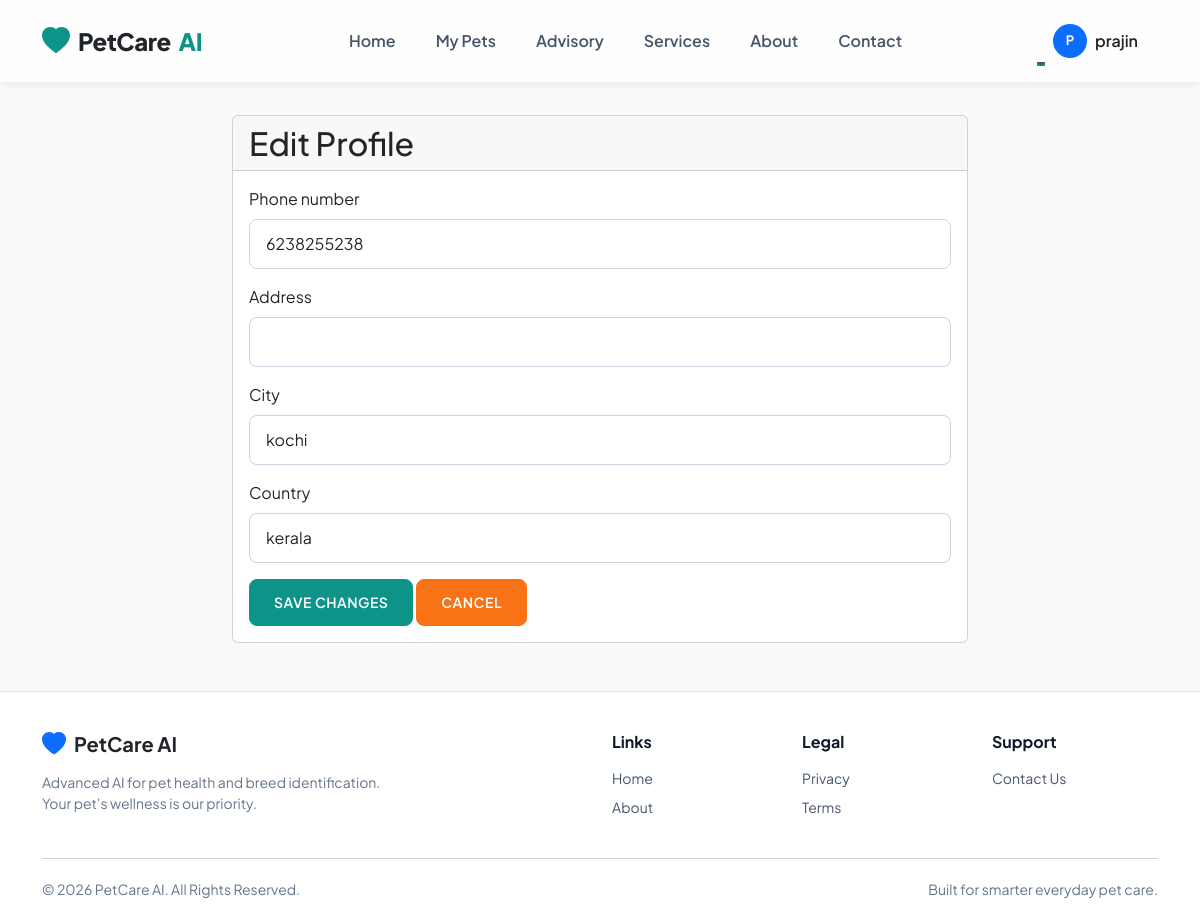
The app's page /accounts/profile/edit/ (signed in) with its own data.
### accounts/models.py (models this page shows, shortened)
class UserProfile(models.Model):
    user = models.OneToOneField(User, on_delete=models.CASCADE, related_name="profile")
    phone_number = models.CharField(max_length=20, blank=True)
    address = models.CharField(max_length=255, blank=True)
    city = models.CharField(max_length=100, blank=True)
    country = models.CharField(max_length=100, blank=True)
    created_at = models.DateTimeField(auto_now_add=True)

### accounts/views.py (the view)
# urls.py: path("profile/edit/", edit_profile, name="profile_edit"),
@login_required
def edit_profile(request):
    profile_obj, _ = UserProfile.objects.get_or_create(user=request.user)
    if request.method == "POST":
        form = UserProfileForm(request.POST, instance=profile_obj)
        if form.is_valid():
            form.save()
            return redirect("accounts:profile")
    else:
        form = UserProfileForm(instance=profile_obj)
    return render(request, "accounts/profile_edit.html", {"form": form})

### accounts/forms.py
class UserProfileForm(forms.ModelForm):
    class Meta:
        model = UserProfile
        fields = ("phone_number", "address", "city", "country")
    def __init__(self, *args, **kwargs):
        super().__init__(*args, **kwargs)
        for field in self.fields:
            self.fields[field].widget.attrs.update({'class': 'form-control'})

### templates/accounts/profile_edit.html (shortened to what this page needs)
{% extends "base.html" %}
{% block content %}
<div class="row justify-content-center">
    <div class="col-md-8">
        <div class="card">
            <div class="card-header">
                <h2 class="mb-0">Edit Profile</h2>
            </div>
            <div class="card-body">
                <form method="post">
                    {% for field in form %}
                        <div class="mb-3">
                            <label class="form-label" for="{{ field.id_for_label }}">{{ field.label }}</label>
                            {{ field }}
                        </div>
                    {% endfor %}
                    <button type="submit" class="btn btn-primary">Save changes</button>
                    <a href="{% url 'accounts:profile' %}" class="btn btn-secondary">Cancel</a>
                </form>
            </div>
        </div>
    </div>
</div>
{% endblock %}

### templates/base.html (shortened to what this page needs)
<!DOCTYPE html>
<html lang="en">
<head>
    <link href="https://cdn.jsdelivr.net/npm/bootstrap@5.3.3/dist/css/bootstrap.min.css" rel="stylesheet">
    {% load static %}
    <link rel="stylesheet" href="{% static 'css/custom.css' %}?v=1.5">
</head>
<body class="{% block body_class %}{% endblock %}">
<nav class="navbar navbar-expand-lg navbar-light sticky-top py-3">
    <div class="container">
        <a class="navbar-brand d-flex align-items-center gap-2 text-primary" href="{% url 'home' %}">
            <svg xmlns="http://www.w3.org/2000/svg" width="28" height="28" fill="currentColor" class="bi bi-heart-fill" viewBox="0 0 16 16">
              <path fill-rule="evenodd" d="M8 1.314C12.438-3.248 23.534 4.735 8 15-7.534 4.736 3.562-3.248 8 1.314z"/>
            </svg>
            <span class="text-dark">PetCare</span> AI
        </a>
        <div class="collapse navbar-collapse" id="navbarNav">
            <ul class="navbar-nav mx-auto">
                <li class="nav-item"><a class="nav-link" href="{% url 'home' %}">Home</a></li>
                <li class="nav-item"><a class="nav-link" href="{% url 'pets:pet_list' %}">My Pets</a></li>
                <li class="nav-item"><a class="nav-link" href="{% url 'advisory:advisory_home' %}">Advisory</a></li>
                <li class="nav-item"><a class="nav-link" href="{% url 'advisory:service_finder' %}">Services</a></li>
                <li class="nav-item"><a class="nav-link" href="{% url 'about' %}">About</a></li>
                <li class="nav-item"><a class="nav-link" href="{% url 'contact' %}">Contact</a></li>
            </ul>
            <ul class="navbar-nav align-items-center">
                {% if user.is_authenticated %}
                    <li class="nav-item dropdown">
                        <a class="nav-link dropdown-toggle d-flex align-items-center gap-2" href="#" id="profileDropdown" role="button" data-bs-toggle="dropdown">
                             <div class="rounded-circle bg-primary text-white d-flex align-items-center justify-content-center fw-bold" style="width: 34px; height: 34px; font-size: 13px;">
                                {{ user.username|make_list|first|upper }}
                            </div>
                            <span class="d-none d-xl-inline text-dark">{{ user.username }}</span>
                        </a>
                    </li>
                {% endif %}
            </ul>
        </div>
    </div>
</nav>
<main class="{% block main_class %}container{% endblock %}">
    {% block content %}{% endblock %}
</main>
{% block footer %}
<footer class="footer">
    <div class="container">
        <div class="row gy-4 align-items-start">
            <div class="col-lg-4">
                <div class="d-flex align-items-center gap-2 mb-3 text-primary">
                    <svg width="24" height="24" fill="currentColor" viewBox="0 0 16 16"><path fill-rule="evenodd" d="M8 1.314C12.438-3.248 23.534 4.735 8 15-7.534 4.736 3.562-3.248 8 1.314z"/></svg>
                    <h5 class="text-dark mb-0 fw-bold">PetCare AI</h5>
                </div>
                <p class="text-muted small mb-0">Advanced AI for pet health and breed identification. Your pet's wellness is our priority.</p>
            </div>
            <div class="col-lg-2 offset-lg-2 col-md-4">
                <h6 class="fw-bold mb-3">Links</h6>
                <ul class="list-unstyled small">
                    <li class="mb-2"><a href="{% url 'home' %}" class="text-muted text-decoration-none">Home</a></li>
                    <li class="mb-2"><a href="{% url 'about' %}" class="text-muted text-decoration-none">About</a></li>
                </ul>
            </div>
            <div class="col-lg-2 col-md-4">
                <h6 class="fw-bold mb-3">Legal</h6>
                <ul class="list-unstyled small">
                    <li class="mb-2"><a href="#" class="text-muted text-decoration-none">Privacy</a></li>
                    <li class="mb-2"><a href="#" class="text-muted text-decoration-none">Terms</a></li>
                </ul>
            </div>
            <div class="col-lg-2 col-md-4">
                <h6 class="fw-bold mb-3">Support</h6>
                <ul class="list-unstyled small">
                    <li class="mb-2"><a href="{% url 'contact' %}" class="text-muted text-decoration-none">Contact Us</a></li>
                </ul>
            </div>
        </div>
        <hr class="footer-divider">
        <div class="footer-bottom small text-muted">
            <span>&copy; 2026 PetCare AI. All Rights Reserved.</span>
            <span>Built for smarter everyday pet care.</span>
        </div>
    </div>
</footer>
{% endblock %}
</body>
</html>

### static/css/custom.css (style rules this page uses)
:root { --primary-color: #0D9488; --secondary-color: #0F766E; --accent-color: #F97316; --bg-color: #F8FAFC; --text-dark: #1E293B; --text-light: #64748B; --glass-bg: rgba(255, 255, 255, 0.85); --glass-border: rgba(255, 255, 255, 0.2); }
body { font-family: 'Inter', sans-serif; background-color: var(--bg-color); color: var(--text-dark); display: flex; flex-direction: column; min-height: 100vh; }
html, body { overflow-x: hidden; }
body > main { flex: 1 0 auto; width: 100%; }
.navbar { background: var(--glass-bg) !important; backdrop-filter: blur(10px); border-bottom: 1px solid var(--glass-border); box-shadow: 0 4px 6px -1px rgba(0, 0, 0, 0.05); transition: all 0.3s ease; }
.navbar-brand { font-weight: 700; color: var(--primary-color) !important; font-size: 1.5rem; letter-spacing: -0.5px; }
.nav-link { color: var(--text-dark) !important; font-weight: 500; transition: color 0.2s ease; position: relative; }
.nav-link::after { content: ''; position: absolute; width: 0; height: 2px; bottom: 0; left: 0; background-color: var(--primary-color); transition: width 0.3s ease; }
body > main.container { flex: 1; padding-top: 2rem; padding-bottom: 3rem; }
.footer { background-color: #ffffff; border-top: 1px solid #e2e8f0; margin-top: auto; padding: 2.5rem 0 1.5rem; }
.footer .text-muted { color: #64748b !important; }
.footer a.text-muted { color: #475569 !important; }
.footer-divider { border-color: #cbd5e1; margin: 1.5rem 0 1.25rem; opacity: 1; }
.footer-bottom { display: flex; align-items: center; justify-content: space-between; gap: 1rem; }
.form-control { border-radius: 8px; border: 1px solid #CBD5E1; padding: 0.75rem 1rem; transition: all 0.2s ease; }
.btn { border-radius: 8px; font-weight: 600; padding: 0.75rem 1.5rem; transition: all 0.2s ease; text-transform: uppercase; letter-spacing: 0.5px; font-size: 0.875rem; }
.btn-primary { background-color: var(--primary-color); border-color: var(--primary-color); color: white; }
.btn-secondary { background-color: var(--accent-color); color: white; border-color: var(--accent-color); }

### templates/base.html (style rules this page uses)
:root { --primary-color: #0d9488; --primary-light: #f0fdfa; --secondary-color: #0f172a; }
body { font-family: 'Plus Jakarta Sans', sans-serif; background-color: #f8fafc; color: #1e293b; }
.navbar { background: rgba(255, 255, 255, 0.8) !important; backdrop-filter: blur(12px); border-bottom: 1px solid rgba(0,0,0,0.05); }
.nav-link { font-weight: 600; color: #475569 !important; padding: 0.5rem 1.25rem !important; transition: all 0.2s ease; }
.navbar-brand { font-weight: 800; letter-spacing: -0.5px; }
.btn-primary { background-color: var(--primary-color); border-color: var(--primary-color); font-weight: 600; }
footer.footer { background-color: #ffffff !important; border-top: 1px solid #e2e8f0 !important; }
footer.footer h6 { color: #0f172a !important; font-weight: 700; }
footer.footer .text-muted { color: #64748b !important; }
footer.footer a.text-muted { color: #475569 !important; transition: color 0.2s ease; }

### records on screen
UserProfile: form "6238255238" "kochi" "kerala"

### other values on screen
{{ user.username|make_list|first|upper }} "P"
{{ user.username }} "prajin"
{{ field.label }} "Phone number" "Address" "City" "Country"
